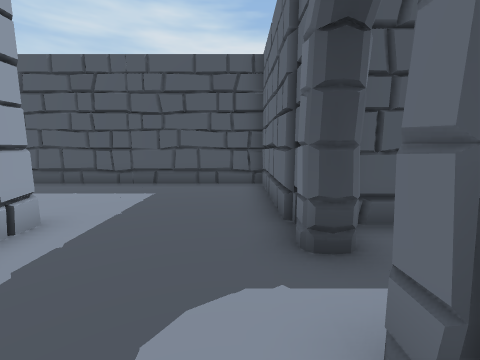
[1] (above)

21 first-person views from a walk through a scene from a Unity 3-D project. The camera is 1.3 m above the floor, tilts 8° down and sees 90° across. Doors are open. The floor is counted in squares, 1 m on a side. Each view is taken from the middle of a square. On the plan, view 1 faces up. The plan holds only what a view shows up to about 12 squares ahead; the rest is blank. The place goes on beyond the plan. Some animated figures are left out.

[2]
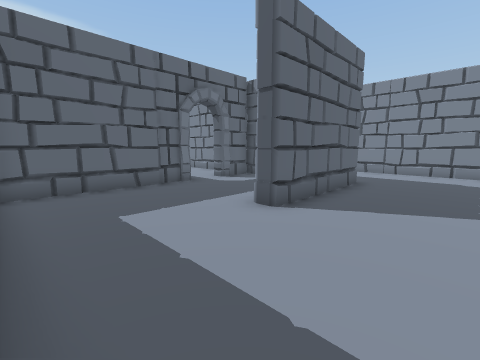

[3]
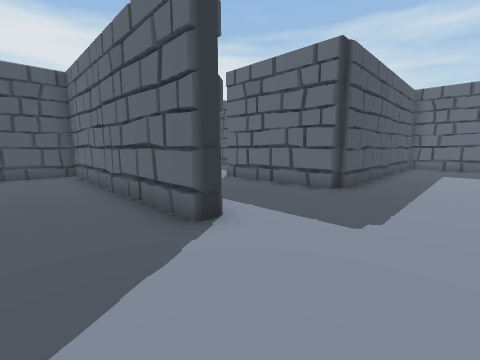

[4]
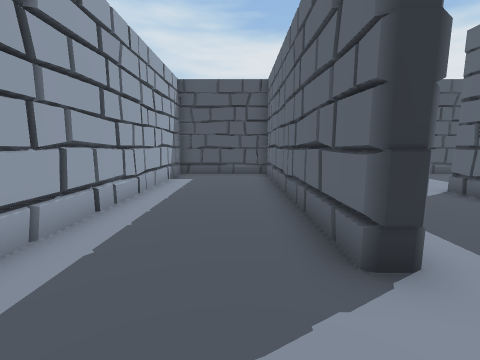

[5]
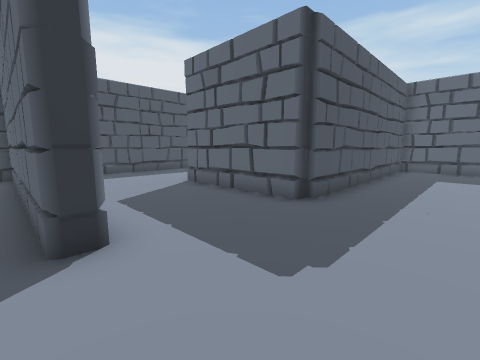

[6]
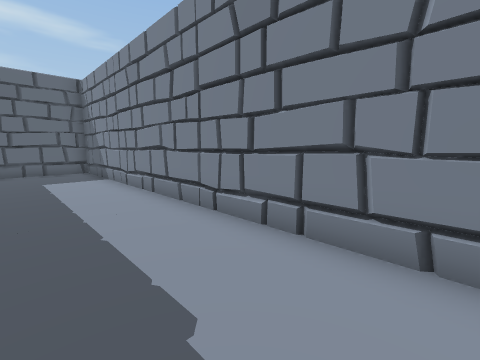

[7]
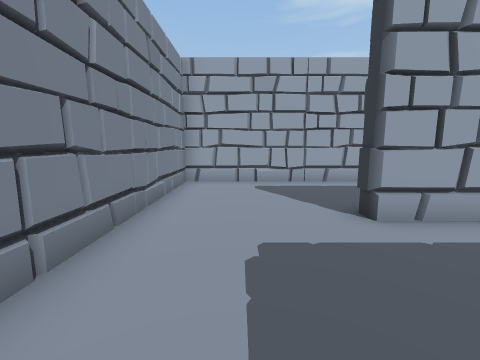

[8]
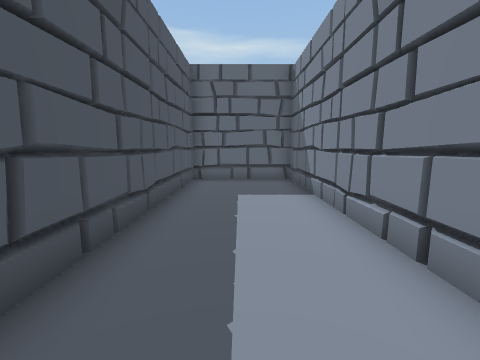

[9]
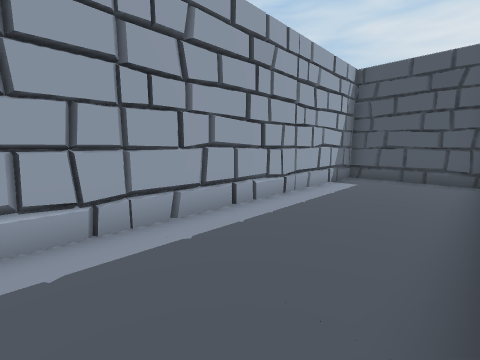

[10]
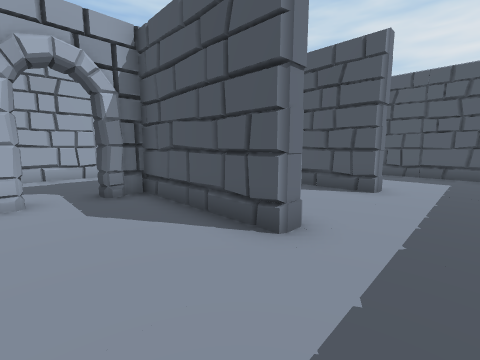

[11]
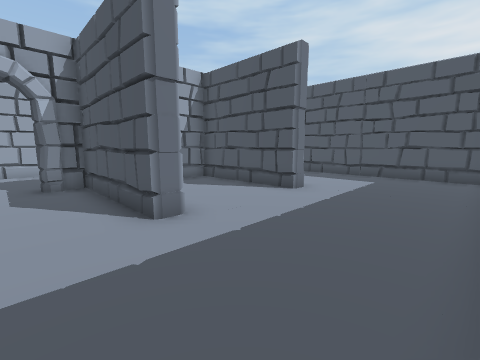

[12]
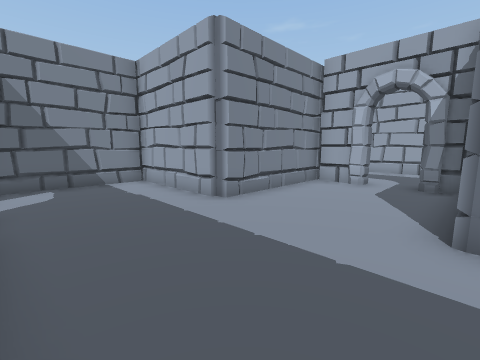

[13]
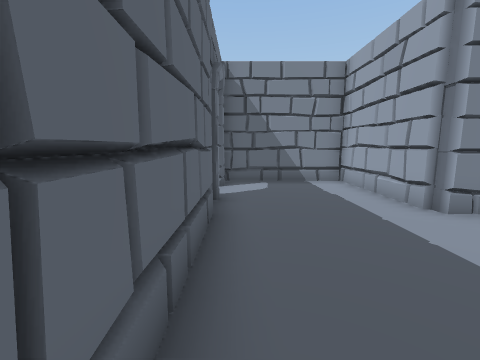

[14]
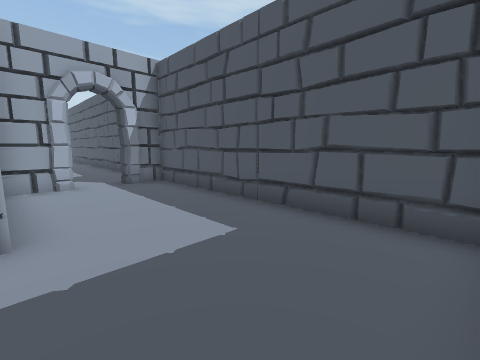

[15]
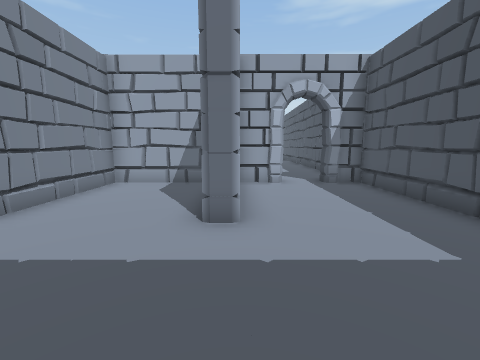

[16]
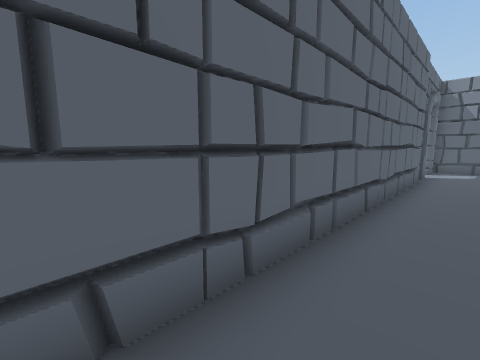

[17]
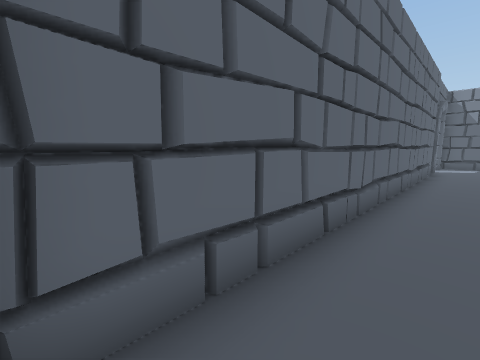

[18]
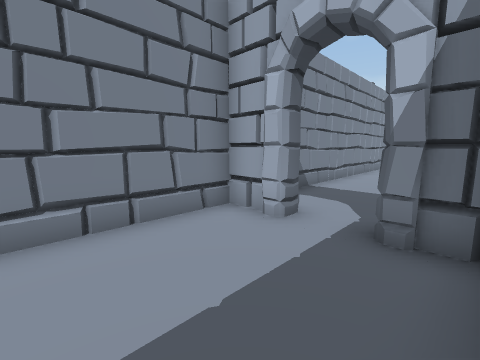

[19]
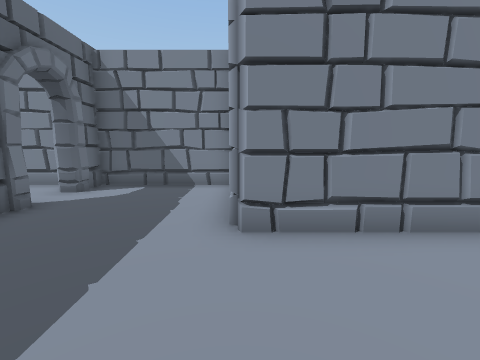

[20]
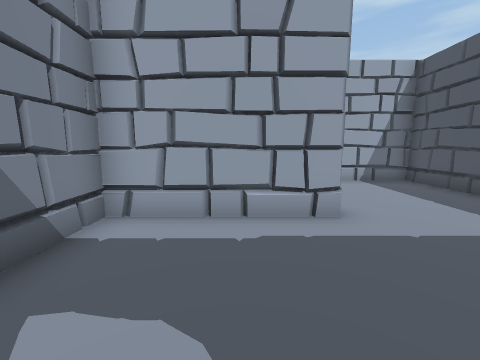

[21]
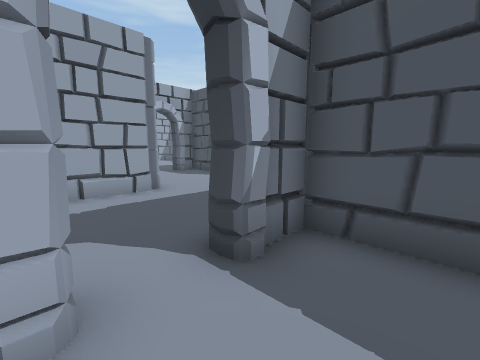

### Floor plan
Points are (right, up) in squares from view 1. A wall is a line through its corners. A room is listed if a view was taken in it or the views show most of it. See-through windows are left out.
Room 1 (views 1, 2, 3, 4, 5, 6, 7, 8, 9, 20)
walls: (-4, -0.9) (-4, 3.9) (-3.3, 3.9) (-3.3, -0.5) (-1.4, -0.5); (-8.1, 1.2) (-8.1, -0.7) (-8.7, -0.7) (-8.7, 8.4) (-12.8, 8.4) (-12.8, -5) (5.5, -5) (5.5, -1.2) (-3.5, -1.2); (0.8, 2.9) (0.8, 8.4) (-8.1, 8.4) (-8.1, 5.7); (0.8, -0.4) (0.8, 1.3); (1.3, 2.8) (1.2, 2.8)
low walls: (1.2, 2.8) (0.8, 2.9)
ways out: opening at (1, 2) to room 2
Room 2 (views 10, 11, 12, 13, 14, 15, 16, 17, 18, 19)
walls: (6, 4.4) (6, 3.9) (1.3, 3.9) (1.3, 2.7); (6.2, 4.4) (6.2, 3.9); (6, 8.9) (6, 8.4) (1.3, 8.4) (1.3, 4.5) (5.6, 4.5); (6.2, 8.9) (6.2, 8.4); (1.3, 1.2) (1.3, -0.4); (6.4, -1.8) (5.8, -2.1); (10.5, -0.6) (10.5, 13.1); (1.3, 10.5) (1.3, 9) (5.1, 9); (0.4, -0.5) (6.2, -0.5) (6.2, -5) (10.9, -5); (11.2, -2.1) (10.9, -2.3) (10.5, -2.1) (10.5, -1.2); (10.1, 13.4) (1.3, 13.4) (1.3, 12.1); (10.5, -5.1) (10.5, -3.6) (11.3, -3.7)
ways out: opening at (1, 2) to room 1; opening at (11, -3) to room 3; opening at (1, 11.5)
Room 3 (view 21)
walls: (11.2, -0.6) (11.2, -2.1); (13.1, -0.7) (10.9, -0.7); (12, -5) (13.2, -5)
ways out: opening at (11, -3) to room 2

Positions as (right, up) in squares from view 1, and headings:
1: (0, 0), facing up
2: (-7, 8), facing down-right
3: (-11, -4), facing up-right
4: (-10, -3), facing up
5: (-9, -4), facing up-right
6: (-8, -2), facing down-right
7: (-4, -3), facing left
8: (-4, -3), facing right
9: (-9, -2), facing up-left
10: (8, 1), facing up-left
11: (10, 2), facing up-left
12: (10, 4), facing down-left
13: (10, 4), facing down
14: (10, 9), facing up-left
15: (10, 9), facing left
16: (9, 10), facing down-right
17: (9, 13), facing down-right
18: (5, 13), facing down-left
19: (6, 3), facing down
20: (1, 2), facing left
21: (13, -4), facing up-left
